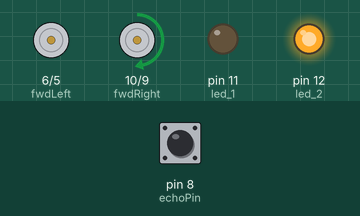
The sketch below on a simulated Arduino Nano, built with avr-gcc and run on an emulated ATmega328P. Shown: motor-driver pin pairs drawn as motors (green arrow = first pin HIGH = forward, orange = second pin HIGH = backward, longer = more drive), output pins drawn as LEDs (lit = HIGH). The test bench sets the inputs (shaded band); at power-on: pin 8 (echoPin) LOW. Pins used as bus, display or sensor lines are not drawn.

Above: at 5.5 s.
5.6 s: pin 8 (echoPin) pulsed HIGH 2 times (0.12 s each, 0.3 s apart)
At 6.4 s:
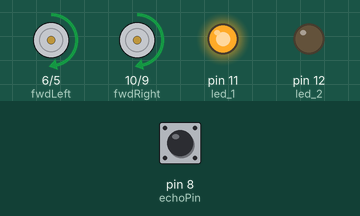
At 7.4 s:
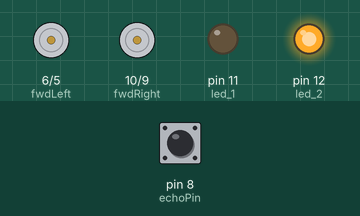
Timing chart, 0 to 15.1 s (numbered marks = the images above; inputs shaded):
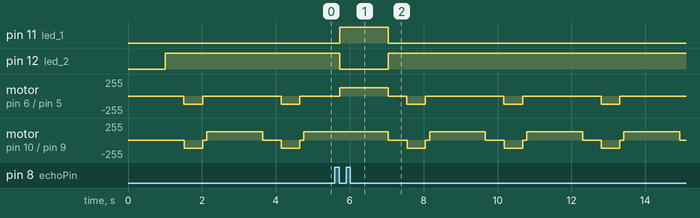

The sketch:

Obstacle_Avoiding_Robot_EMG.ino
```cpp
/* A program to control 2 DC Motors with an ultrasonic sensor HC-SR04, a L9110S H-bridge motor driver and an Arduino Nano.
    Original Program Creator: SmartTronics
    Link: https://create.arduino.cc/projecthub/SmartTronics/obstacle-avoiding-robot-using-arduino-and-ultrasonic-sensor-c179bb

    Remix by: Electromechanical Guy
    Say Thanks with a coffee :)
    https://www.buymeacoffee.com/emguy
*/

/*******IMPORTANT******
   Please test the program before installing the wheels
   some times you will need to inverse the motor pins
*/

// Pins of the HC-SR-04 Sensor
int trigPin = 7;      // trig pin of HC-SR04
int echoPin = 8;     // Echo pin of HC-SR04

//Variables for the HC-SR-04 Sensor
long duration, distance;

//Pins for the 2 LEDs
int led_1 = 11; // GO LED (green for example)
int led_2 = 12; // STOP LED (Red for example)

/*Declaring the pins for the L9110S H-bridge motor driver
 * Using PWM pins to modulate the Speed
 */
int revLeft = 5;       //Reverse motion of Left motor
int fwdLeft = 6;       //Forward motion of Left motor
int revRight = 9;      //Reverse motion of Right motor
int fwdRight = 10;      //Forward motion of Right motor

//Analog Values for Speed (Min 125 - Max 255)
const int maxSpeed = 125;
const int zeroSpeed = 0;

void setup() {

  // set Motor pins as output
  pinMode(revLeft, OUTPUT);
  pinMode(fwdLeft, OUTPUT);
  pinMode(revRight, OUTPUT);
  pinMode(fwdRight, OUTPUT);

  pinMode(trigPin, OUTPUT); // set trig pin as output
  pinMode(echoPin, INPUT); //set echo pin as input to capture reflected waves

  //set LED pins as Output
  pinMode(led_1, OUTPUT);
  pinMode(led_2, OUTPUT);
}

void loop() {

  //Sequence to measure the distance
  digitalWrite(trigPin, LOW);
  delayMicroseconds(2);
  digitalWrite(trigPin, HIGH);     // send waves for 10 us
  delayMicroseconds(10);
  duration = pulseIn(echoPin, HIGH); // receive reflected waves
  distance = duration / 58.2;   // convert to distance
  delay(10);

  /* Sequences for movements
      After readings of distance we will decide to move on a certain direction
  */

  if (distance > 19)//feel free to change this value to adapt the obstacle distance
  {
    digitalWrite(led_1, HIGH);// Turn ON GO LED
    digitalWrite(led_2, LOW);// Turn OFF STOP LED

    analogWrite(fwdLeft, maxSpeed); //Write maxSpeed value on the FWD Left Motor
    analogWrite(revLeft, zeroSpeed); //Write zeroSpeed value on the REV Left Motor
    analogWrite(fwdRight, maxSpeed); //Write maxSpeed value on the FWD Right Motor
    analogWrite(revRight, zeroSpeed);//Write zeroSpeed value on the REV Right Motor

  }//Close 1st IF

  if (distance < 19)//feel free to change this value to adapt the obstacle distance
  {
    digitalWrite(led_1, LOW);// Turn OFF GO LED
    digitalWrite(led_2, HIGH); // Turn ON STOP LED

    //STOP all motors
    analogWrite(fwdRight, zeroSpeed);
    analogWrite(revRight, zeroSpeed);
    analogWrite(fwdLeft, zeroSpeed);
    analogWrite(revLeft, zeroSpeed);
    delay(500);

    //Move backwards
    analogWrite(fwdLeft, zeroSpeed);
    analogWrite(revLeft, maxSpeed);
    delay(10);
    analogWrite(fwdRight, zeroSpeed);
    analogWrite(revRight, maxSpeed);
    delay(500);

    //STOP all motors
    analogWrite(fwdRight, zeroSpeed);
    analogWrite(revRight, zeroSpeed);
    analogWrite(fwdLeft, zeroSpeed);
    analogWrite(revLeft, zeroSpeed);
    delay(100);

    //Turn Right
    analogWrite(revLeft, zeroSpeed);
    analogWrite(fwdLeft, zeroSpeed);
    delay(10);
    analogWrite(fwdRight, maxSpeed);
    analogWrite(revRight, zeroSpeed);
    delay(500);

  }//Close 2nd IF

}//Close loop
```

Measured:
- after the input at 5.6 s, pin 11 (led_1): LOW → HIGH after 0.13 s, → LOW 1.3 s later; pin 12 (led_2): HIGH → LOW after 0.13 s, → HIGH 1.3 s later
- by itself, motor on pin 10 (fwdRight) / pin 9 (revRight): repeats every 2.6 s: backward 125/255 0.50 s, stopped 0.11 s, forward 125/255 1.5 s, stopped 0.51 s
